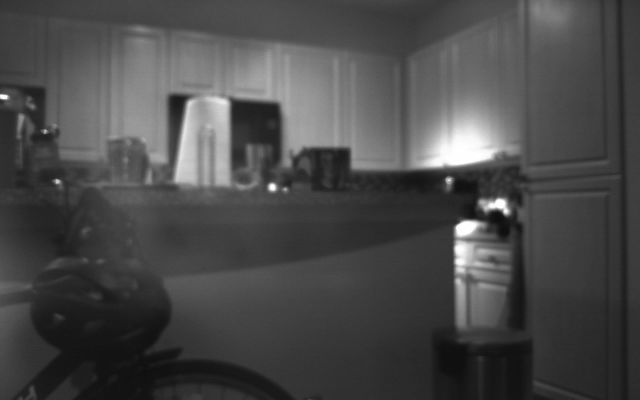
#> input picture ImageSet1/image_00.png, 1280 x 800 px (shown at 1/2 size); its folder holds 4 pictures in this run
$ python mosaic3.py   (Python 2 division)   (older library calls are emulated)
#> lines starting #> are read from the running program, lines starting #| are printed output that depends on the picture; after the words box and inside, x2 and y2 are one past the last pixel; in counts of white or black regions, pixels touching at a corner belong together
import numpy as np
import cv2
import random
import math

CAM_KX = 720.
CAM_KY = CAM_KX
CAM_CX = 320.
CAM_CY = 200.

# DO NOT MODIFY cam_params_to_mat
def cam_params_to_mat(cam_kx, cam_ky, cam_cx, cam_cy):
    """Returns camera matrix K (3x3 numpy.matrix) from the focus and camera center parameters.
    """
    K = np.reshape(np.mat([cam_kx, 0, cam_cx, 0, cam_ky, cam_cy, 0, 0, 1]), (3,3))
    return K

# DO NOT MODIFY descript_keypt_extract
def descript_keypt_extract(img):
    """Takes an image and converts it to a list of descriptors and corresponding keypoints.

    From http://docs.opencv.org/3.0-beta/doc/py_tutorials/py_feature2d/py_orb/py_orb.html#orb

    Returns:
        des (np.ndarray): Nx32 array of N feature descriptors of length 32.
        kpts (list of N np.matrix of shape 3x1): List of N corresponding keypoints in
            homogeneous form.
        img2 (np.array): Image which draws the locations of found keypoints.
    """

    # Initiate STAR detector
    orb = cv2.ORB()

    # find the keypoints with ORB
    kpts = orb.detect(img,None)

    # compute the descriptors with ORB
    kpts, des = orb.compute(img, kpts)

    # draw only keypoints location,not size and orientation
    img2 = cv2.drawKeypoints(img, kpts, color=(255,0,0), flags=0)

    kpts = [np.mat([kpt.pt[0], kpt.pt[1], 1.0]).T for kpt in kpts]

    return des, kpts, img2

# fill your in code here
def propose_pairs(descripts_a, keypts_a, descripts_b, keypts_b):
    """Given a set of descriptors and keypoints from two images, propose good keypoint pairs.

    Feature descriptors should encode local image geometry in a way that is invariant to
    small changes in perspective. They should be comparible using an L2 metric.

    For the top N matching descrpitors, select and return the top corresponding keypoint pairs.

    Returns:
        pair_pts_a (list of N np.matrix of shape 3x1): List of N corresponding keypoints in
            homogeneous form.
        pair_pts_b (list of N np.matrix of shape 3x1): List of N corresponding keypoints in
            homogeneous form.
    """
    # [18 lines of commented-out code are left out]
    distances = list()
    match_set = list()
    pair_pts_a = list()
    pair_pts_b = list()
    print len(keypts_a)
    print len(keypts_b)
    for i in range(0, len(keypts_a)):
        best_match = None
        best_dist = np.inf
        for j in range(0, len(keypts_b)):
            dist = cv2.norm(descripts_a[i], descripts_b[j], cv2.NORM_HAMMING)
            if dist < best_dist:
                best_match = (dist, keypts_a[i], keypts_b[j])
                best_dist = dist
        match_set.append(best_match)
    final = sorted(match_set, key=lambda sort: sort[0])
    for x in range(len(descripts_a) / 10):
        distances.append(final[x][0])
        pair_pts_a.append(final[x][1])
        pair_pts_b.append(final[x][2])
    print len(match_set)
    return pair_pts_a, pair_pts_b

# fill your in code here
def homog_dlt(ptsa, ptsb):
    """From a list of point pairs, find the 3x3 homography between them.

    Find the homography H using the direct linear transform method. For correct
    correspondences, the points should all satisfy the equality
    w*ptb = H pta, where w > 0 is some multiplier.

    Arguments:
        ptsa (list of N np.matrix of shape 3x1): List of N corresponding keypoints in
            homogeneous form.
        ptsb (list of N np.matrix of shape 3x1): List of N corresponding keypoints in
            homogeneous form.

    Returns:
        H (np.matrix of shape 3x3): Homography found using DLT.
    """
    # code here
    a = []
    print 'ptsa: ' + str(ptsa)
    for i in range(len(ptsa)):
        u, v = ptsa[i].item(0), ptsa[i].item(1)
        u_p, v_p = ptsb[i].item(0), ptsb[i].item(1)
        a.append([u, v, 1, 0, 0, 0, -u_p*u, -u_p*v, -u_p])
        a.append([0, 0, 0, u, v, 1, -v_p*u, -v_p*v, -v_p])
    print 'a: ' + str(a)
    a = np.asarray(a)
    u, s, vt = np.linalg.svd(a)
    v = vt.T
    h = v[:,-1]
    res = [[h[0], h[1], h[2]], [h[3], h[4], h[5]], [h[6], h[7], h[8]]]
    H = np.matrix(res)
    return H

# fill your in code here
def homog_ransac(pair_pts_a, pair_pts_b):
    """From possibly good keypoint pairs, determine the best homography using RANSAC.

    For a set of possible pairs, many of which are incorrect, determine the homography
    which best represents the image transformation. For the best found homography H,
    determine which points are close enough to be considered inliers for this model
    and return those.

    Returns:
        H (np.matrix of shape 3x3): Homography found using DLT and RANSAC.
        best_inliers_a (list of N np.matrix of shape 3x1): List of N corresponding keypoints in
            homogeneous form.
        best_inliers_b (list of N np.matrix of shape 3x1): List of N corresponding keypoints in
            homogeneous form.
    """
    # code here
    best_H = None
    best_points = None
    best_inliers = None
    threshold = 1000
    n = 100
    print '136'
    print 'pair_pts_a: ' + str(pair_pts_a)
    for i in range(n):
        rands = random.sample(xrange(len(pair_pts_a)), 4)
        cor_a = [pair_pts_a[rands[0]], pair_pts_a[rands[1]], pair_pts_a[rands[2]], pair_pts_a[rands[3]]]
        cor_b = [pair_pts_b[rands[0]], pair_pts_b[rands[1]], pair_pts_b[rands[2]], pair_pts_b[rands[3]]]
        inliers = []
        print '141'
        H = homog_dlt(cor_a, cor_b)
        for j in range(len(pair_pts_a)):
            b = pair_pts_a[j]
            #b = np.asarray([pair_pts_a[i].item(0), pair_pts_a[i].item(1), pair_pts_a[i].item(2)])
            #print 'b: ' + str(b)
            b_p = pair_pts_b[j]
            #b_p = np.asarray([pair_pts_b[i].item(0), pair_pts_b[i].item(1), pair_pts_b[i].item(2)])
            #print 'b_p: ' + str(b_p)
            #dist = cv2.norm(b, b_p, cv2.NORM_HAMMING)
            dist = np.linalg.norm(b - b_p)
            #print str(b[0])
            #dist = cv2.norm(np.asarray([b[0][0], b[1][0], b[2][0]]), np.asarray([b_p[0][0], b_p[1][0], b_p[2][0]]), cv2.NORM_HAMMING)
            if dist < threshold:
                inliers.append((b, b_p))
        if best_inliers == None or len(inliers) > len(best_inliers):
            best_inliers = inliers
            best_H = H
            best_points = (cor_a, cor_b)
        print i
        #if
    best_inliers_a = []
    best_inliers_b = []
    for i in range(len(best_inliers)):
        best_inliers_a.append(best_inliers[i][0])
        best_inliers_b.append(best_inliers[i][1])

    return np.matrix(best_H), best_inliers_a, best_inliers_b

# DO NOT MODIFY perspect_combine
def perspect_combine(img_a, img_b, H, length, width):
    """Perspective warp and blend two images based on given homography H.

    Create img_ab by first warping all the pixels in img_a according to the relation
    img_b = H img_a.  For pixels in both img_a and img_b, average the intensity.
    Otherwise, pick the image value present, and black otherwise.
    """
    bw = img_b.shape[0]
    bl = img_b.shape[1]

    warp_a = cv2.warpPerspective(img_a, H, (length, width))
    mask_a = np.zeros((bw, bl, 3))
    for i in range(bw):
        for j in range(bl):
            if np.sum(warp_a[i][j]) > 0.:
                mask_a[i,j,:] = 1.
    img_ab = np.float64(warp_a)
    img_ab[:bw,:bl,:] -= warp_a[:bw,:bl,:]/2.*mask_a[:bw,:bl,:]
    img_ab[:bw,:bl,:] += img_b*(1-mask_a[:bw,:bl,:])
    img_ab[:bw,:bl,:] += img_b/2.*mask_a[:bw,:bl,:]
    return img_ab

# DO NOT MODIFY img_combine_homog
def img_combine_homog(img_a, img_b, length_ab, width_ab):
    """Perspective warp and blend two images of nearby perspectives.
    """
    descripts_a, keypts_a, img_keypts_a = descript_keypt_extract(img_a)
    descripts_b, keypts_b, img_keypts_b = descript_keypt_extract(img_b)

    if True:
        cv2.imshow('Keypts A', img_keypts_a)
        cv2.imshow('Keypts B', img_keypts_b)

    pair_pts_a, pair_pts_b = propose_pairs(descripts_a, keypts_a, descripts_b, keypts_b)
    assert(len(pair_pts_a) == len(pair_pts_b))
    assert(np.shape(pair_pts_a[0]) == (3,1) and np.shape(pair_pts_b[0]) == (3,1))
    assert(isinstance(pair_pts_a[0], np.matrix) and isinstance(pair_pts_b[0], np.matrix))
    print '200'
    best_H, best_inliers_a, best_inliers_b = homog_ransac(pair_pts_a, pair_pts_b)
    assert(np.shape(best_H) == (3,3) and isinstance(best_H, np.matrix))
    print len(best_inliers_a)
    print '204'
    fixed_H = homog_dlt(best_inliers_a, best_inliers_b)
    assert(np.shape(fixed_H) == (3,3) and isinstance(fixed_H, np.matrix))

    img_ab = perspect_combine(img_a, img_b, fixed_H, length_ab, width_ab)
    return img_ab, fixed_H

# fill your in code here
def rot_from_homog(H, K):
    """Find the rotation matrix from a homography from perspectives with identical camera centers.

    The rotation found should be bRa or Ra^b.

    Arguments:
        H (np.matrix of shape 3x3): Homography
        K (np.matrix of shape 3x3): Camera matrix
    Returns:
        R (np.matrix of shape 3x3): Rotation matrix from frame a to frame b
    """
    # code here
    invK = np.linalg.inv(K)
    mult = np.multiply(invK, H)
    R = np.multiply(mult, K)
    return R


# fill your in code here
def extract_y_angle(R):
    """Given a rotation matrix around the y-axis, find the angle of rotation.

    The matrix need not be perfectly in SO(3), but provides an estimate nonetheless.

    Arguments:
        R (np.matrix of shape 3x3): Rotation matrix from frame a to frame b
    Returns:
        y_ang (float): angle in radians
    """
    # code here
    c_2 = ((R.item((0,0)) ** 2) + (R.item((0,1)) ** 2)) ** .5
    y_ang = math.atan2(-R.item((0,2)), c_2)
    return y_ang


# DO NOT MODIFY single_pair_combine
def single_pair_combine(img_ai, img_bi):
    img_a = cv2.imread('image_%02d.png'%img_ai)
    img_b = cv2.imread('image_%02d.png'%img_bi)

    # decimate by 2
    img_a = img_a[::2,::2,:]
    img_b = img_b[::2,::2,:]

    length_ab, width_ab = 1000, 600
    img_ab, best_H = img_combine_homog(img_a, img_b, length_ab, width_ab)

    K = cam_params_to_mat(CAM_KX, CAM_KY, CAM_CX, CAM_CY)
    R = rot_from_homog(best_H, K)
    assert(np.shape(R) == (3,3) and isinstance(R, np.matrix))
    y_ang = extract_y_angle(R)

    print 'H'
    print best_H
    print 'K'
    print K
    print 'R'
    print R
    print 'Y angle in Radians/Degrees'
    print y_ang, np.rad2deg(y_ang)

    cv2.imshow('Image A', img_a)
    cv2.imshow('Image B', img_b)
    cv2.imshow('Combined Image', img_ab)
    cv2.waitKey(0)

# DO NOT MODIFY multi_pair_combine
def multi_pair_combine(beg_i, n_imgs):
    img_ab = cv2.imread('image_%02d.png'%beg_i)
    img_ab = img_ab[::2,::2,:]
    for i in range(beg_i+1, beg_i+n_imgs):
        img_b = cv2.imread('image_%02d.png'%i)

        # decimate by 2
        img_b = img_b[::2,::2,:]

        length_ab, width_ab = 800+400*(i-1), 600
        img_ab, best_H = img_combine_homog(img_ab, img_b, length_ab, width_ab)

        cv2.imshow('Combined Image', img_ab)
        cv2.waitKey(100)
    cv2.imwrite('combo_%02d_%02d.png'%(beg_i, beg_i+n_imgs-1), img_ab)

# DO NOT MODIFY main
def main():
    if True:
        single_pair_combine(0, 1)
#> in single_pair_combine, img_a is the input picture: shape (800, 1280, 3); min 14, max 255, mean 73.7
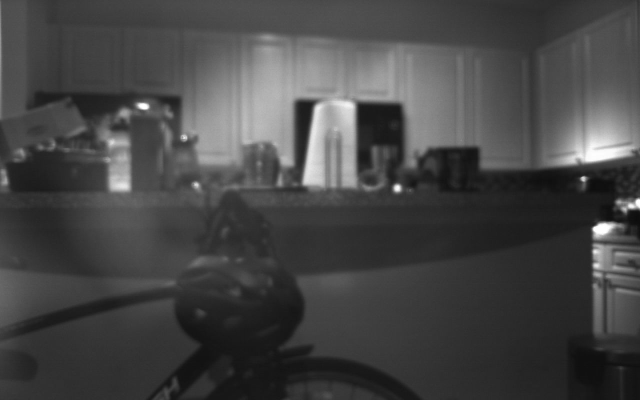
#> input picture ImageSet1/image_01.png, 1280 x 800 px (shown at 1/2 size)
#> in single_pair_combine, img_b is the input picture: shape (800, 1280, 3); min 12, max 255, mean 70.1
#> in descript_keypt_extract, `kpts = orb.detect(img,None)`: kpts = 482 keypoints; strongest (x, y, size): (499, 200, 92.6), (457, 227, 92.6), (502, 201, 111.1), (271, 185, 53.6)
#> in descript_keypt_extract, `kpts = [np.mat([kpt.pt[0], kpt.pt[1], 1.0]).T for kpt in kpts]`: kpts = 482 items, first 6: [[191], [95], [1]], [[186], [97], [1]], [[230], [98], [1]], [[206], [99], [1]], [[226], [100], [1]], [[31], [101], [1]]
#> in img_combine_homog, `descripts_a, keypts_a, img_keypts_a = descript_keypt_extract(img_a)`:
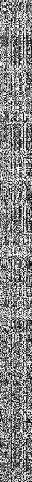
#> descripts_a: shape (482, 32); min 0, max 255, mean 133.1
#> in img_combine_homog, `descripts_a, keypts_a, img_keypts_a = descript_keypt_extract(img_a)`: keypts_a has the same summary as kpts in descript_keypt_extract
#> in descript_keypt_extract (call 2), `kpts = orb.detect(img,None)`: kpts = 472 keypoints; strongest (x, y, size): (397, 187, 53.6), (593, 228, 37.2), (593, 229, 44.6), (395, 189, 44.6)
#> in descript_keypt_extract (call 2), `img2 = cv2.drawKeypoints(img, kpts, color=(255,0,0), flags=0)`:
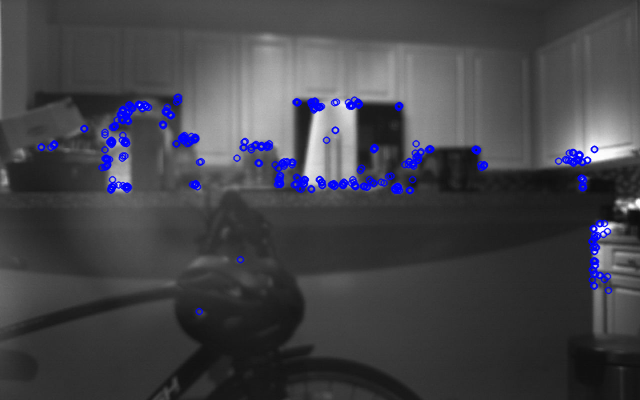
#> img2: shape (400, 640, 3); mean B, G, R 73, 67.5, 67.5
#> in descript_keypt_extract (call 2), `kpts = [np.mat([kpt.pt[0], kpt.pt[1], 1.0]).T for kpt in kpts]`: kpts = 472 items, first 6: [[315], [101], [1]], [[358], [103], [1]], [[144], [104], [1]], [[311], [104], [1]], [[139], [105], [1]], [[352], [105], [1]]
#> in img_combine_homog, `descripts_b, keypts_b, img_keypts_b = descript_keypt_extract(img_b)`:
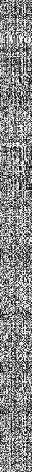
#> descripts_b: shape (472, 32); min 0, max 255, mean 135.8
#> in img_combine_homog, `descripts_b, keypts_b, img_keypts_b = descript_keypt_extract(img_b)`: keypts_b has the same summary as kpts in descript_keypt_extract
#| 482
#| 472
#> after the loop in propose_pairs, `for i in range(0, len(keypts_a)):`: match_set = 482 items
#> the loop in propose_pairs, `for x in range(len(descripts_a) / 10):` made 48 passes
#> after the loop in propose_pairs, `for x in range(len(descripts_a) / 10):`: distances = 48 values from 9 to 24; pair_pts_a = 48 items, first 6: [[426.2], [162.7], [1]], [[458], [269], [1]], [[231.6], [98.5], [1]], [[286.7], [161.2], [1]], [[232.2], [99.53], [1]], [[446], [179], [1]]; pair_pts_b = 48 items, first 6: [[565.9], [159.8], [1]], [[595.2], [273.6], [1]], [[357.7], [102], [1]], [[408.5], [161.2], [1]], [[358.7], [103.7], [1]], [[581], [178], [1]]
#| 482
#> (printed output is left out)
#> the loop in homog_ransac, `for i in range(n):` made 100 passes
#> rands on passes 1 to 12: [24, 26, 2, 16], [32, 31, 25, 19], [30, 22, 37, 13], [32, 8, 18, 6], [39, 16, 34, 45], [38, 9, 19, 6], [46, 4, 43, 21], [30, 35, 6, 22], [27, 20, 39, 40], [13, 35, 30, 28], [33, 16, 3, 35], [0, 5, 46, 25]
#> (printed output is left out)
#> after the loop in homog_ransac, `for i in range(n):`: best_inliers = 48 items
#> the loop in homog_ransac, `for i in range(len(best_inliers)):` made 48 passes
#> after the loop in homog_ransac, `for i in range(len(best_inliers)):`: best_inliers_a has the same summary as pair_pts_a in propose_pairs; best_inliers_b has the same summary as pair_pts_b in propose_pairs
#> in img_combine_homog, `best_H, best_inliers_a, best_inliers_b = homog_ransac(pair_pts_a, pair..`: best_H = [[-0.00284, 0.00111, 0.909], [-0.00207, 0.00167, 0.417], [-1.24e-05, 4.54e-06, 0.00344]]; best_inliers_a has the same summary as pair_pts_a in propose_pairs; best_inliers_b has the same summary as pair_pts_b in propose_pairs
#> in img_combine_homog, `fixed_H = homog_dlt(best_inliers_a, best_inliers_b)`: fixed_H = [[-0.00519, 1.55e-05, -0.99], [0.00047, -0.00602, -0.138], [2.18e-06, -1.79e-07, -0.00661]]
#> after the loop in perspect_combine, `for i in range(bw):`:
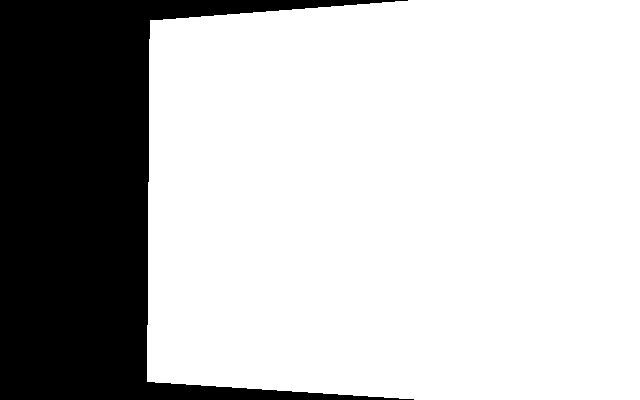
#> mask_a: shape (400, 640, 3) float64; values 0 (black) and 1 (white), 74.8% white; 1 black region, box (x1, y1, x2, y2) and area: (0, 0, 414, 400) 64536
#> in perspect_combine, `img_ab[:bw,:bl,:] += img_b/2.*mask_a[:bw,:bl,:]`:
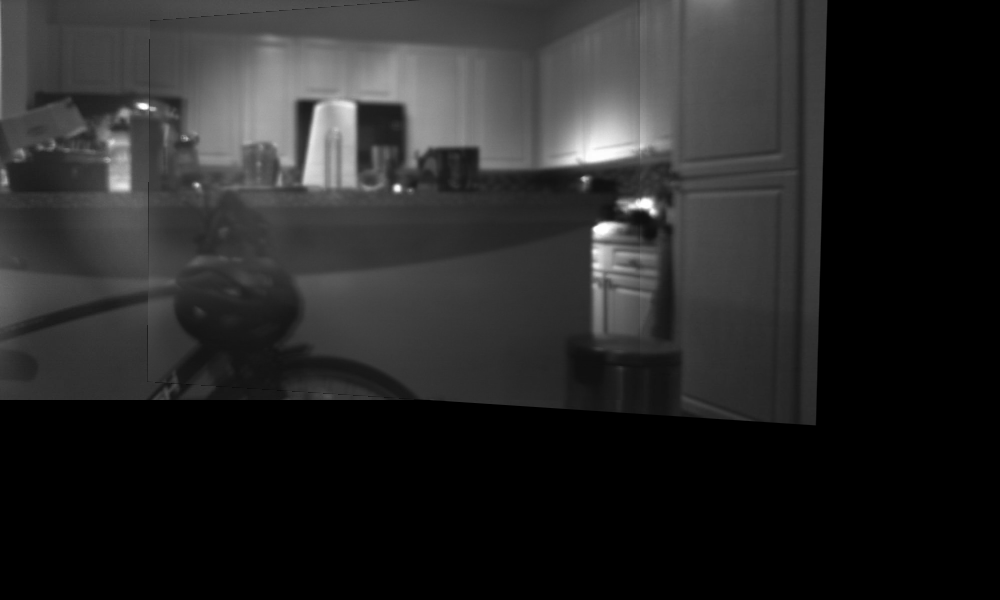
#> img_ab: shape (600, 1000, 3) float64; min 0, max 255, mean 38.8
#> in single_pair_combine, `img_ab, best_H = img_combine_homog(img_a, img_b, length_ab, width_ab)`: best_H has the same summary as fixed_H in img_combine_homog
#> in rot_from_homog, `mult = np.multiply(invK, H)`: mult = [[-7.21e-06, 0, 0.44], [0, -8.37e-06, 0.0382], [0, 0, -0.00661]]
#> in rot_from_homog, `R = np.multiply(mult, K)`: R = [[-0.00519, 0, 140.9], [0, -0.00602, 7.65], [0, 0, -0.00661]]
#> in extract_y_angle, `c_2 = ((R.item((0,0)) ** 2) + (R.item((0,1)) ** 2)) ** .5`: c_2 = 0.00519
#> in extract_y_angle, `y_ang = math.atan2(-R.item((0,2)), c_2)`: y_ang = -1.57
#> in single_pair_combine, `cv2.imshow('Combined Image', img_ab)`:
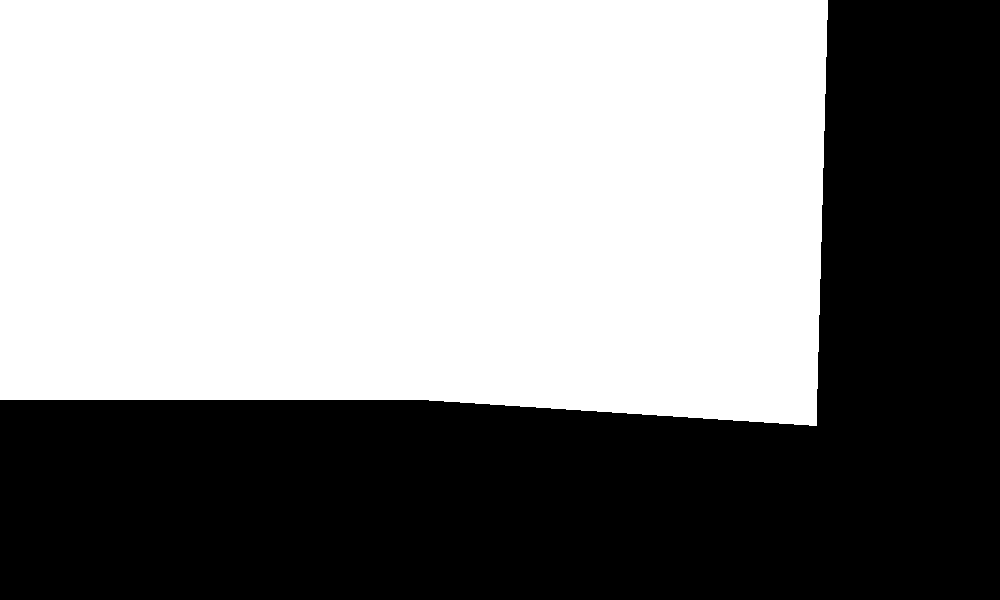
#> window 'Combined Image': shape (600, 1000, 3); 55.7% white; 1 black region, box (x1, y1, x2, y2) and area: (0, 0, 1000, 600) 265808

    if False:
        multi_pair_combine(0, 5)

if __name__ == "__main__":
    main()
